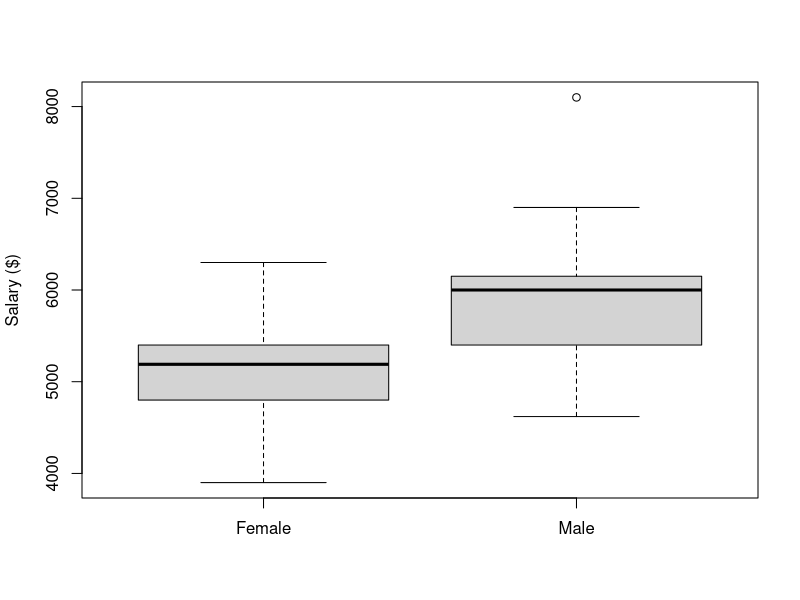

Recreate this plot in R.
## ---- chunk 1
knitr::opts_chunk$set(echo = TRUE)
## ---- chunk 2
pchisq(6.1,5,lower.tail = FALSE)
## ---- chunk 3
pchisq(12.4,5,lower.tail = FALSE)
## ---- chunk 4
gensal <- read.csv("Salaries.csv")
Male <- gensal$Male
Female <- gensal$Female
boxplot(gensal[c("Female","Male")], ylab = "Salary ($)")

## ---- chunk 5
t.test(Male,Female, 500, alternative = "greater") # performs t test comparing delta of Male and Female
## ---- chunk 6
sd(Male)
sd(Female)
length(na.omit(Male))
length(Female)

## ---- chunk 7
qt(0.005,14)

abs(-2.976843)
## ---- chunk 8
pt(1.16896,8)
